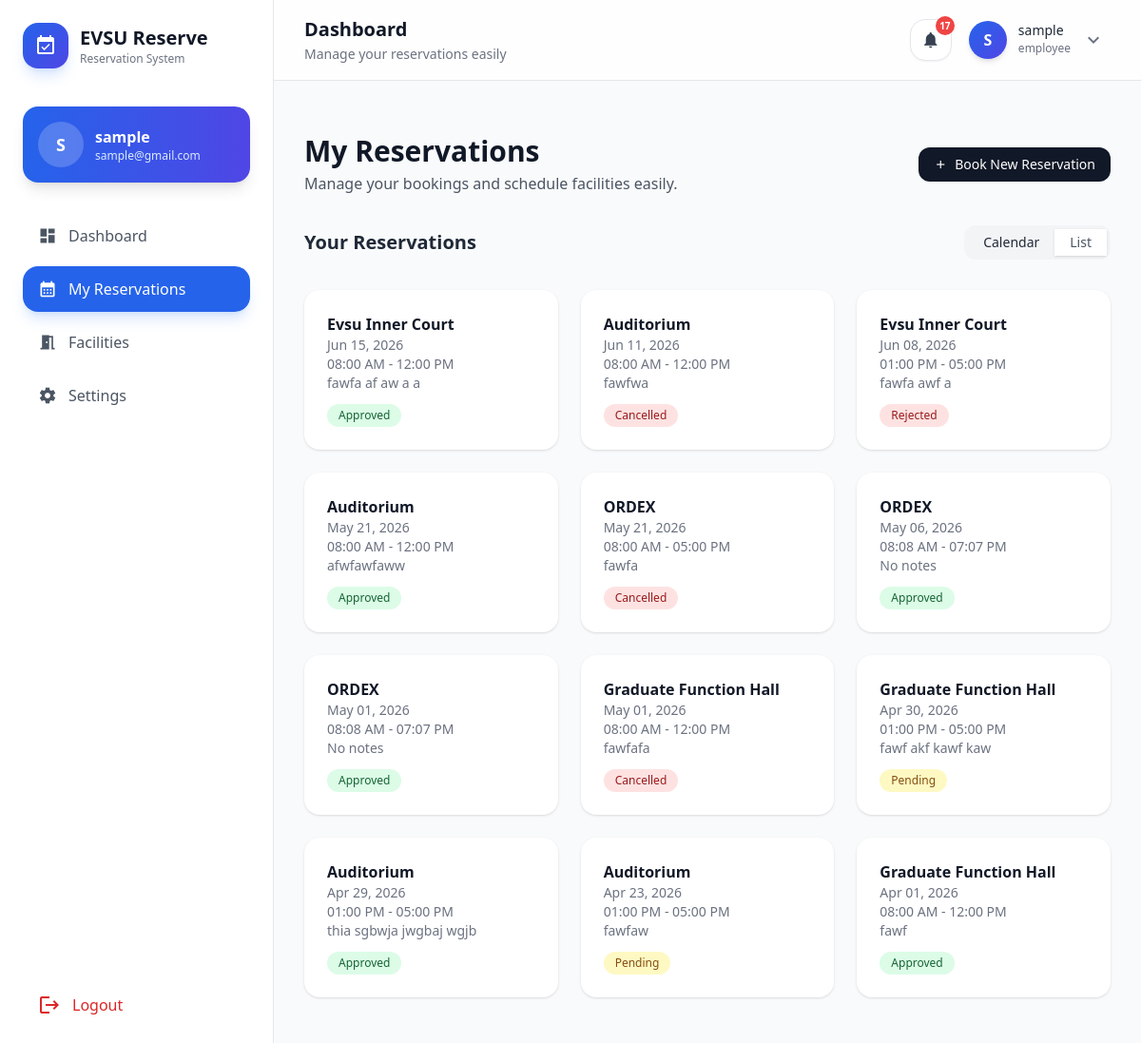
Page /my-reservations/ (signed in) on the earlier database version.
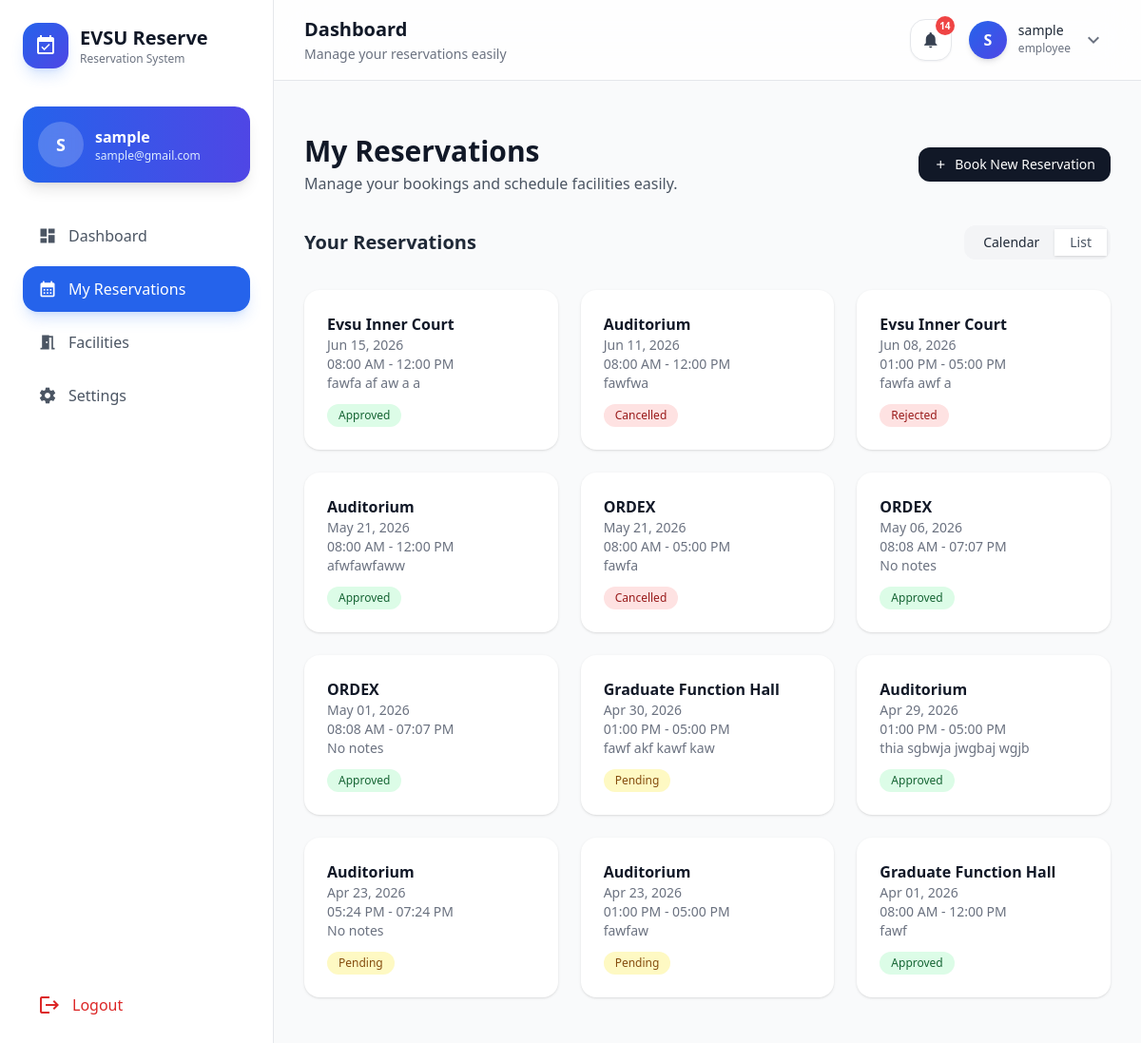
Same page on the later database version.
### core/models.py (models this page shows, shortened)
class Reservation(models.Model):
    STATUS_CHOICES = [
        ('pending', 'Pending'),
        ('approved', 'Approved'),
        ('rejected', 'Rejected'),
        ('cancelled', 'Cancelled'),
    ]
    user = models.ForeignKey('core.User', on_delete=models.CASCADE, related_name='reservations')
    facility = models.ForeignKey(Facility, on_delete=models.CASCADE, related_name='reservations')
    date = models.DateField()
    start_time = models.TimeField()
    end_time = models.TimeField()
    status = models.CharField(max_length=10, choices=STATUS_CHOICES, default='pending')
    created_at = models.DateTimeField(auto_now_add=True)
    notes = models.TextField(blank=True)
    class Meta:
        constraints = [
            models.UniqueConstraint(
                fields=['facility', 'date', 'start_time', 'end_time'],
                name='unique_reservation'
            )
        ]
        ordering = ['-date', 'start_time']

class Facility(models.Model):
    name = models.CharField(max_length=100)
    description = models.TextField(blank=True)
    location = models.CharField(max_length=100, blank=True)
    capacity = models.PositiveIntegerField(null=True, blank=True)
    image = models.ImageField(
        upload_to='facilities/',
        blank=True,
        null=True,
        default='images/default.jpg'   # ✅ ADD THIS
    )
    is_active = models.BooleanField(default=True)

### core/views.py (the view)
# urls.py: path('my-reservations/', views.my_reservations, name='my_reservations'),
@login_required
def my_reservations(request):
    user = request.user
    today = timezone.now().date()
    reservations = (
        Reservation.objects
        .filter(user=user)
        .select_related('facility')
        .prefetch_related('equipments__equipment')  # 🔥 include equipment
        .order_by('-date', '-start_time')
    )
    for res in reservations:
        res.time_slot = f"{res.start_time.strftime('%I:%M %p')} - {res.end_time.strftime('%I:%M %p')}"
        res.equipment_list = [eq.equipment.name for eq in res.equipments.all()]
    facilities = Facility.objects.filter(is_active=True)
    context = {
        'reservations': reservations,
        'facilities': facilities,
    }
    return render(request, 'user/my_reservations.html', context)

### core/context_processors.py (called while the page is built)
def notifications(request):
    if request.user.is_authenticated:
        count = Notification.objects.filter(user=request.user, is_read=False).count()
    else:
        count = 0
    return {
        'unread_notifications_count': count
    }

### templates/user/my_reservations.html (shortened to what this page needs)
{% extends 'user/base.html' %}
{% load widget_tweaks %}
{% block content %}
<div class="max-w-7xl mx-auto py-6 space-y-8">
    <div class="flex flex-col md:flex-row md:justify-between md:items-center">
        <div>
            <h2 class="text-3xl font-bold text-gray-900">My Reservations</h2>
            <p class="text-gray-600 mt-1">
                Manage your bookings and schedule facilities easily.
            </p>
        </div>
        <a href="{% url 'facilities' %}"
           class="flex items-center gap-2 bg-gray-900 text-white px-4 py-2 rounded-xl text-sm hover:bg-gray-800 transition">
            <span class="material-icons text-sm">add</span>
            Book New Reservation
        </a>
    </div>
    <div class="flex items-center justify-between">
        <h3 class="text-xl font-semibold">Your Reservations</h3>
        <div class="flex bg-gray-100 p-1 rounded-xl">
            <button onclick="showView('calendar')" id="btnCalendar"
                class="px-4 py-1 text-sm rounded-lg bg-white shadow">
                Calendar
            </button>
            <button onclick="showView('list')" id="btnList"
                class="px-4 py-1 text-sm text-gray-600">
                List
            </button>
        </div>
    </div>
    <div id="listView" class="grid grid-cols-1 md:grid-cols-2 lg:grid-cols-3 gap-6">
        {% for res in reservations %}
        <a href="{% url 'user_reservation_detail' res.pk %}" class="bg-white shadow rounded-2xl p-6 hover:shadow-lg transition">
            <h4 class="font-semibold text-gray-900">{{ res.facility.name }}</h4>
            <p class="text-sm text-gray-500">{{ res.date|date:"M d, Y" }}</p>
            <p class="text-sm text-gray-500">{{ res.time_slot }}</p>
            <p class="text-sm text-gray-500">{{ res.notes|default:"No notes" }}</p>
            <span class="mt-3 inline-block px-3 py-1 text-xs rounded-full
                {% if res.status == 'pending' %}bg-yellow-100 text-yellow-800
                {% elif res.status == 'approved' %}bg-green-100 text-green-800
                {% else %}bg-red-100 text-red-800{% endif %}">
                {{ res.status|capfirst }}
            </span>
        </a>
        {% endfor %}
    </div>
</div>
{% endblock %}

### templates/user/base.html (shortened to what the changed rows need)
{% load static %}
<!DOCTYPE html>
<html lang="en">
<head>
    <script src="https://cdn.tailwindcss.com"></script>
</head>
<body class="font-sans bg-gray-50 text-gray-800 flex min-h-screen overflow-x-hidden">
    <aside class="hidden lg:flex flex-col w-72 h-screen sticky top-0
                  bg-white/90 backdrop-blur-xl border-r border-gray-200">
        <div class="flex flex-col h-full p-6">
            <div class="flex items-center gap-3 mb-10">
                <div>
                    <h1 class="text-xl font-bold text-gray-900">
                        EVSU Reserve
                    </h1>
                </div>
            </div>
        </div>
    </aside>
    <div class="flex-1 flex flex-col min-h-screen">
        <header class="sticky top-0 z-40
                       bg-white/80 backdrop-blur-xl
                       border-b border-gray-200">
            <div class="px-4 md:px-8 py-4 flex items-center justify-between">
                <div>
                    <h2 class="text-lg md:text-xl font-semibold text-gray-900">
                        {% block page_title %}Dashboard{% endblock %}
                    </h2>
                </div>
                <div class="flex items-center gap-3">
                    <div class="relative">
                        <button id="notifBtn"
                            class="relative w-11 h-11 rounded-2xl
                                   bg-white border border-gray-200
                                   hover:bg-gray-100 transition
                                   flex items-center justify-center shadow-sm">
                            <span class="material-icons text-[20px] text-gray-700">
                            </span>
                            {% if unread_notifications_count > 0 %}
                            <span class="absolute -top-1 -right-1 min-w-[20px] h-5
                                         px-1 rounded-full bg-red-500 text-white
                                         text-[10px] flex items-center justify-center font-semibold">
                                {{ unread_notifications_count }}
                            </span>
                            {% endif %}
                        </button>
                    </div>
                </div>
            </div>
        </header>
        <main class="flex-1 p-4 md:p-8 pb-28 lg:pb-8">
            {% block content %}{% endblock %}
        </main>
    </div>
</body>
</html>

Differences in the rows shown:
removed Reservation: facility.name "Graduate Function Hall", date "May 01, 2026", time_slot "08:00 AM - 12:00 PM", notes "fawfafa", status "Cancelled"
added Reservation: facility.name "Auditorium", date "Apr 23, 2026", time_slot "05:24 PM - 07:24 PM", notes "No notes", status "Pending"
Other differences:
{{ unread_notifications_count }}: "17" → "14"
